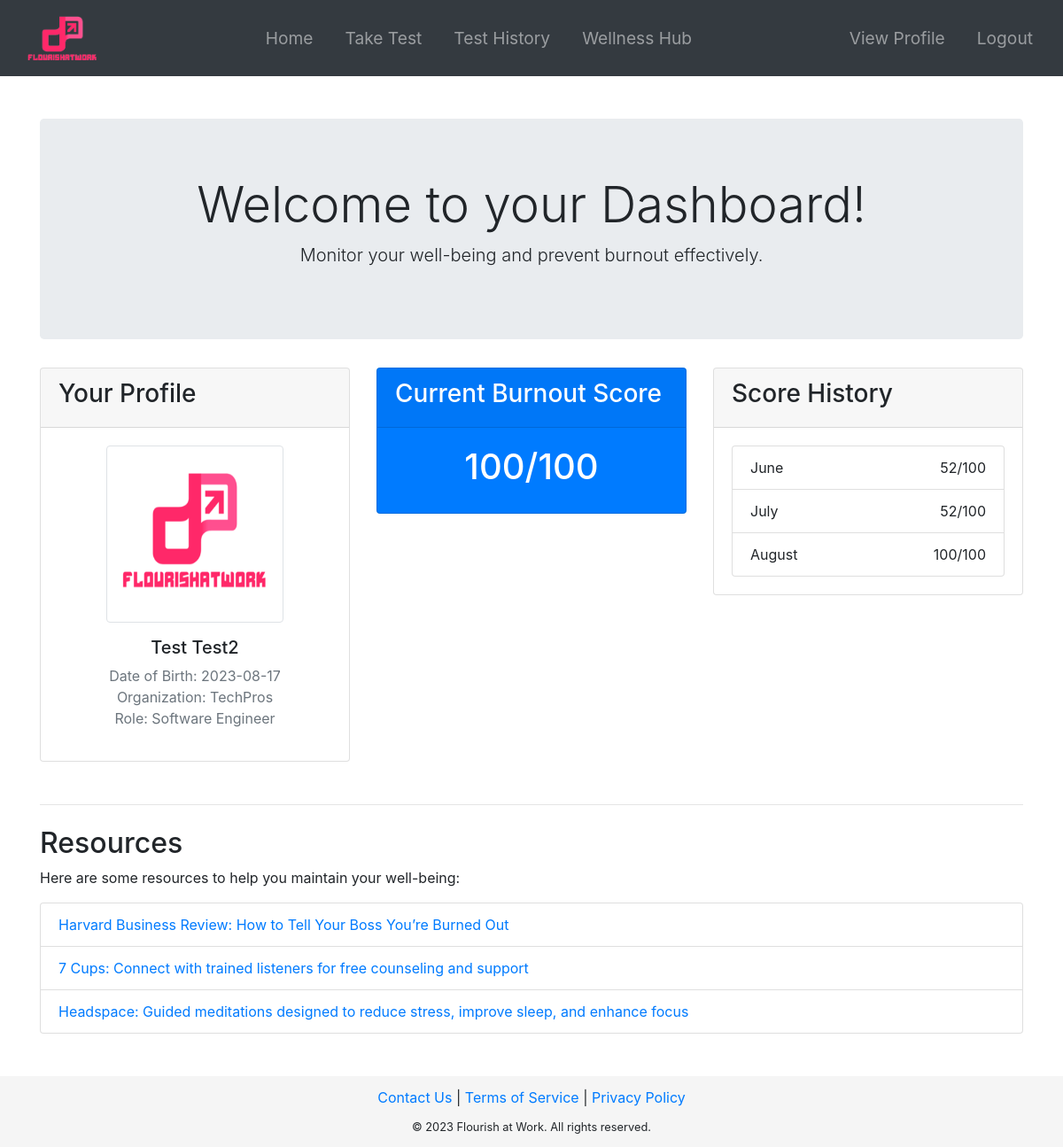
/dashboard (signed in), run on an earlier commit of the app's database.
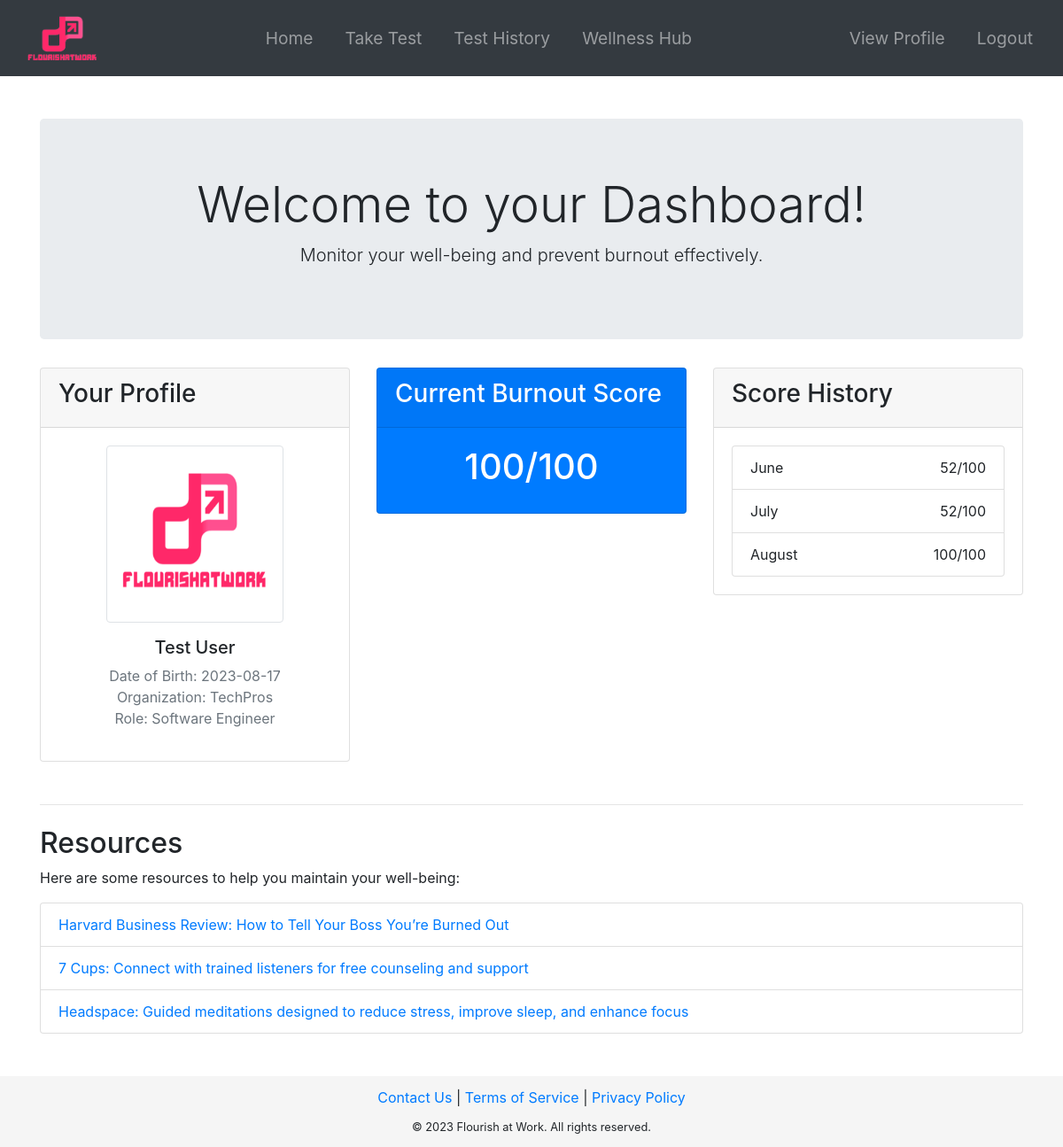
And on a later commit of the database.
### app/models.py (models this page shows, shortened)
class User(UserMixin, db.Model):
    id = db.Column(db.Integer, primary_key=True)
    email = db.Column(db.String(120), index=True, unique=True)
    password_hash = db.Column(db.String(128))
    firstname = db.Column(db.String(64), nullable=False)
    lastname = db.Column(db.String(64), nullable=False)
    image = db.Column(db.String(128), nullable=True)
    date_of_birth = db.Column(db.String(64), nullable=True)  # changed from db.Date to db.String
    companyId = db.Column(db.Integer, db.ForeignKey('company.id'))
    manager_id = db.Column(db.Integer, db.ForeignKey('user.id'))
    results = db.relationship('Results', backref='user', lazy='dynamic')
    subordinates = db.relationship('User', backref=db.backref('manager', remote_side=[id]), lazy='dynamic')
    first_login = db.Column(db.Boolean, default=True)

class Company(db.Model):
    id = db.Column(db.Integer, primary_key=True)
    name = db.Column(db.String(64), nullable=False)
    description = db.Column(db.String(128), nullable=True)
    size = db.Column(db.Integer, nullable=True)
    users = db.relationship('User', backref='company', lazy='dynamic')

### app/routes.py (the view)
@main.route('/dashboard')
@login_required
def dashboard():
    get_flashed_messages()
    user = User.query.filter_by(id=current_user.id).first()
    last_score = Results.query.filter_by(user_id=current_user.id).order_by(Results.testDate.desc()).first()
    last_three_scores = Results.query.filter_by(user_id=current_user.id).order_by(Results.testDate.desc()).limit(3).all()
    all_results = Results.query.filter_by(user_id=current_user.id).order_by(Results.testDate.asc()).all()
    current_month = datetime.now().month
    last_month = (current_month - 1) % 12 or 12
    two_months_ago = (current_month - 2) % 12 or 12
    scores_dict = {score.testDate.month: score for score in last_three_scores}
    return render_template('dashboard.html', user=user, last_score=last_score, last_three_scores=last_three_scores, current_month=current_month, scores_dict=scores_dict, last_month=last_month, two_months_ago=two_months_ago)

### app/models.py (called while the page is built)
@login_manager.user_loader
def load_user(id):
    return User.query.get(int(id))

### app/routes.py (called while the page is built)
@main.before_request
def before_request():
    if current_user.is_authenticated and current_user.manager_id is None and request.endpoint not in ['main.select_manager', 'main.logout']:
        return redirect(url_for('main.select_manager'))

### app/templates/dashboard.html
{% extends "base.html" %}
{% block content %}
<div class="container mt-5">
    <div class="jumbotron text-center">
        <h1 class="display-4">Welcome to your Dashboard!</h1>
        <p class="lead">Monitor your well-being and prevent burnout effectively.</p>
    </div>
    <div class="row mt-4">
        <div class="col-md-4">
            <div class="card">
                <div class="card-header">
                    <h3>Your Profile</h3>
                </div>
                <div class="card-body text-center">
                    {% if current_user.image %}
                        <img src="{{ url_for('static', filename='profile_pics/' + current_user.image) }}" alt="Profile Picture" class="img-thumbnail mb-3" style="width: 200px; height: 200px;">
                    {% else %}
                        <img src="{{ url_for('static', filename='profile_pics/default.jpg') }}" alt="Profile Picture" class="img-thumbnail mb-3" style="width: 200px; height: 200px;">
                    {% endif %}
                    <h5>{{user.firstname}} {{user.lastname}}</h5>
                    <p class="text-muted">
                        {% if user.date_of_birth %}
                            Date of Birth: {{ user.date_of_birth.split(" ")[0] }}<br>
                        {% else %}
                            Date of Birth: Not provided<br>
                        {% endif %}
                        Organization: {{user.company.name}}<br>
                        Role: Software Engineer
                    </p>
                </div>
            </div>
        </div>
        <div class="col-md-4">
            <div class="card bg-primary text-white">
                <div class="card-header">
                    <h3>Current Burnout Score</h3>
                </div>
                <div class="card-body text-center">
                    <h1>
                        {% if last_score %}
                            {% set scaled_score = (last_score.scoreA + last_score.scoreB + (48 - last_score.scoreC)) * 100 / 132 + 0.5 %}
                            {{ scaled_score|int }}/100
                        {% else %}
                            N/A
                        {% endif %}
                    </h1>
                </div>
            </div>
        </div>
        <div class="col-md-4">
            <div class="card">
                <div class="card-header">
                    <h3>Score History</h3>
                </div>
                <div class="card-body">
                    <ul class="list-group">
                        {% for month in [two_months_ago, last_month, current_month] %}
                            <li class="list-group-item d-flex justify-content-between">
                                {{ ['January', 'February', 'March', 'April', 'May', 'June', 'July', 'August', 'September', 'October', 'November', 'December'][month-1] }}
                                <span>
                                    {% if scores_dict.get(month) %}
                                        {% set scaled_score = (scores_dict[month].scoreA + scores_dict[month].scoreB + (48 - scores_dict[month].scoreC)) * 100 / 132 + 0.5 %}
                                        {{ scaled_score|int }}/100
                                    {% else %}
                                        <span class="text-muted">--/--</span>
                                    {% endif %}
                                </span>
                            </li>
                        {% endfor %}
                    </ul>
                </div>
            </div>
        </div>
    </div>
    <hr class="mt-5">
    <div class="resources-section mt-4 pb-5">
        <h2>Resources</h2>
        <p>Here are some resources to help you maintain your well-being:</p>
        <ul class="list-group">
            <li class="list-group-item"><a href="https://hbr.org/2021/01/how-to-tell-your-boss-youre-burned-out">Harvard Business Review: How to Tell Your Boss You’re Burned Out</a></li>
            <li class="list-group-item"><a href="https://www.7cups.com/">7 Cups: Connect with trained listeners for free counseling and support</a></li>
            <li class="list-group-item"><a href="https://www.headspace.com/">Headspace: Guided meditations designed to reduce stress, improve sleep, and enhance focus</a></li>
        </ul>
    </div>
</div>
{% endblock %}

### app/templates/base.html (shortened to what this page needs)
<!doctype html>
<html lang="en">
    <head>
        <link href="https://stackpath.bootstrapcdn.com/bootstrap/4.5.2/css/bootstrap.min.css" rel="stylesheet">
    </head>
    <body>
        <nav class="navbar navbar-expand-lg navbar-dark">
            {% if current_user.is_authenticated %}
                <a class="navbar-brand" href="{{ url_for('main.dashboard') }}">
                    <img src="/static/images/logo-n2.png" alt="Company Logo" height="50">
                </a>
            {% else %}
                <a class="navbar-brand" href="{{ url_for('main.index') }}">
                    <img src="/static/images/logo-n2.png" alt="Company Logo" height="50">
                </a>
            {% endif %}
            <div class="collapse navbar-collapse" id="navbarNav">
                {% if current_user.is_authenticated %}
                    <ul class="navbar-nav ml-auto" style="text-align: center;">
                        <li class="nav-item">
                            <a class="nav-link" href="{{ url_for('main.dashboard') }}">Home</a>
                        </li>
                        <li class="nav-item">
                            <a class="nav-link" href="{{ url_for('main.test') }}">Take Test</a>
                        </li>
                        <li class="nav-item">
                            <a class="nav-link" href="{{ url_for('main.test_history') }}">Test History</a>
                        </li>
                        <li class="nav-item">
                            <a class="nav-link" href="{{ url_for('main.resources') }}">Wellness Hub</a>
                        </li>
                    </ul>
                    <ul class="navbar-nav ml-auto" style="text-align: center;">
                        <li class="nav-item">
                            <a class="nav-link" href="{{ url_for('main.view_profile') }}">View Profile</a>
                        </li>
                        <li class="nav-item">
                            <a class="nav-link" href="{{ url_for('main.logout') }}">Logout</a>
                        </li>
                    </ul>
                {% endif %}
            </div>
        </nav>
        <div class="content-wrap">
            {% block content %}
            {% endblock %}
        </div>
        {% include "footer.html" %}
    </body>
</html>

### app/templates/footer.html
<div class="footer py-4 d-flex flex-column justify-content-center align-items-center">
    <div class="text-center mb-2">
        <a href="{{ url_for('main.contactus') }}">Contact Us</a> |
        <a href="{{ url_for('main.tos') }}">Terms of Service</a> |
        <a href="{{ url_for('main.privacy_policy') }}">Privacy Policy</a>
    </div>
    <div class="text-center">
        <small>&copy; 2023 Flourish at Work. All rights reserved.</small>
    </div>
</div>

### app/templates/base.html (style rules this page uses)
html, body { height: 100%; margin: 0; }
body { display: flex; flex-direction: column; height: 100%; margin: 0; overflow-y: scroll; }
.content-wrap { flex: 1 0 auto; }
.footer { height: 80px; background-color: #f5f5f5; }
.navbar { background-color: #343a40; }
.navbar-brand { font-size: 1.75rem; padding: 10px 15px; }
.navbar-nav .nav-link { color: white; font-size: 1.2rem; margin: 10px 10px; }

What changed in the data, as far as the page shows it:
changed User "Test": lastname "Test2" → "User"
